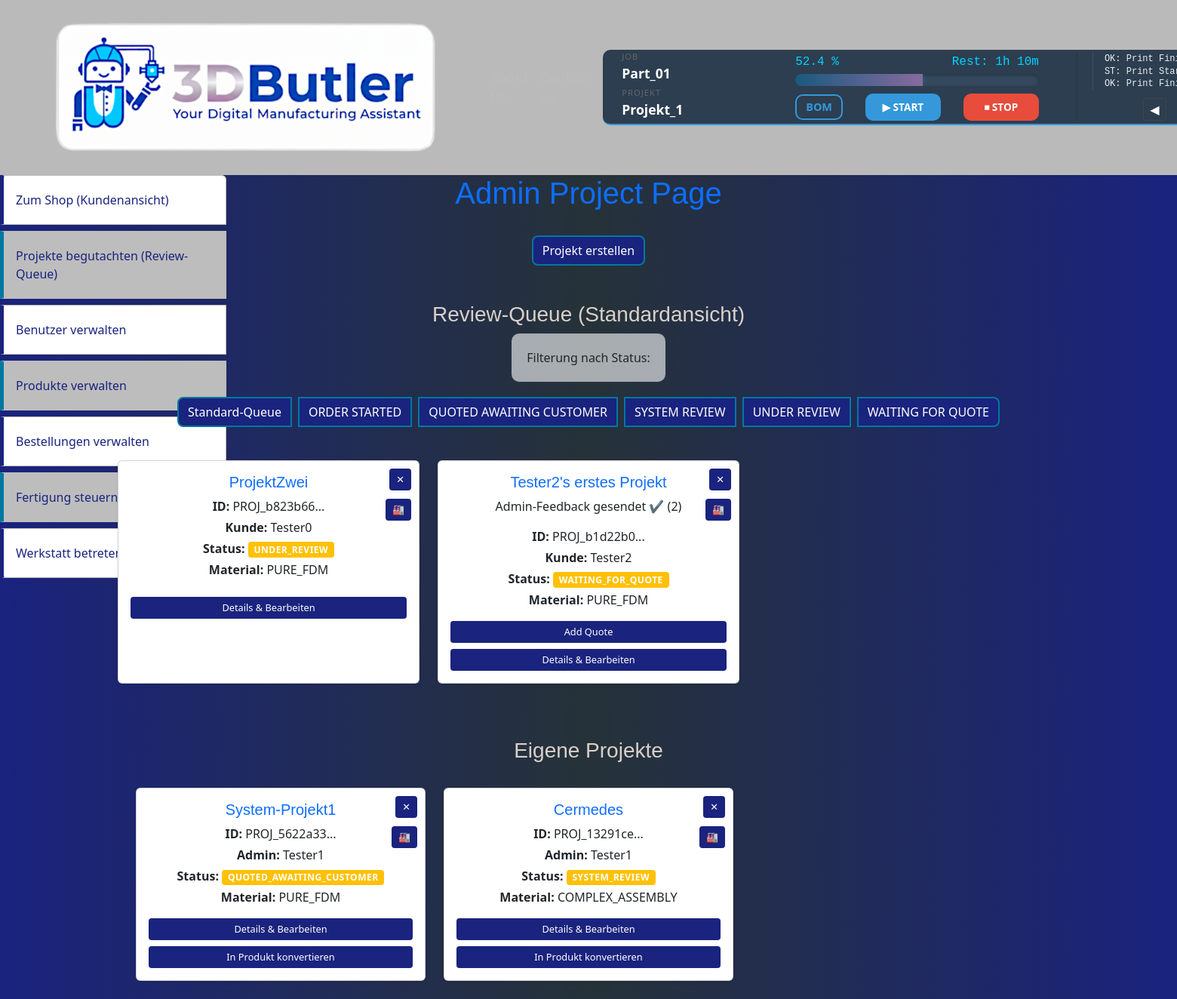
Page /admin/review_projects (signed in) on the committed database.
### tables this page shows
CREATE TABLE "Projects" (
    "ProjectID" TEXT PRIMARY KEY,
    "FileIDs" TEXT NOT NULL,
    "UserID" TEXT NOT NULL,
    "MaterialType" TEXT NOT NULL,
    "ProjectDescription" TEXT,
    "ProjectName" TEXT,
    "ProjectQuantity" INTEGER,
    "Status" TEXT,
    "VolumeCM3" REAL,
    "PrintTimeMin" INTEGER,
    "EstimatedMaterialG" INTEGER,
    "ProfileID" TEXT,
    "MaterialID" TEXT,
    "DateAdded" DATETIME,
    "Priority" INTEGER,
    "FinalQuotePrice" REAL,
    "QuoteDate" TEXT,
    FOREIGN KEY("FileIDs") REFERENCES "Files"("FileID"),
    FOREIGN KEY("UserID") REFERENCES "Users"("UserID")
);

CREATE TABLE "Users" (
        "UserID" TEXT PRIMARY KEY,
        "FirstName" TEXT NOT NULL,
        "LastName" TEXT NOT NULL,
        "Email" TEXT NOT NULL UNIQUE,
        "Phone" TEXT,
        "Gender" INTEGER,
        "Username" TEXT NOT NULL UNIQUE,
        "IsAdmin" INTEGER NOT NULL,
        "IsActive" INTEGER NOT NULL
    );

### website/admin_views.py (the view)
@admin_bp.route('/review_projects', methods=['GET'])
@check_admin
def review_projects():
    filter_status = request.args.get('status')
    print(filter_status)
    customer_projects = project_manager.get_all_projects_for_admin()
    system_projects = [p for p in project_manager.get_all_system_projects()]
    if filter_status:
        projects = [p for p in customer_projects if p['Status'] == filter_status]
        titles = [f"Projekte: {filter_status.replace('_', ' ')}", "Eigene Projekte"]
    else:
        default_review_statuses = ['UNDER_REVIEW', 'WAITING_FOR_QUOTE']
        projects = [p for p in customer_projects if p['Status'] in default_review_statuses]
        titles = ["Review-Queue (Standardansicht)", "Eigene Projekte"]
    all_available_statuses = project_manager.get_all_unique_statuses()
    if not projects and filter_status:
        flash(f"Es wurden keine Projekte mit dem Status '{filter_status.replace('_', ' ')}' gefunden.", 'info')
    return render_template(
        'admin/admin_review_projects.html',
        projects=projects,
        system_projects=system_projects,
        titles=titles,
        current_filter=filter_status,
        available_statuses=all_available_statuses # WICHTIG: Übergibt die Liste an das Template
    )

### website/project_manager.py (called while the page is built)
    def get_all_unique_statuses(self) -> list[str]:      #für das Status-Filter-Dropdown in admin_views.py
        query = "SELECT DISTINCT Status FROM Projects ORDER BY Status"
        results = self._execute_query(query, fetch=True)
        return [row[0] for row in results] if results else []

### website/user.py (called while the page is built)
def check_admin(f):
    @wraps(f)
    def decorated_function(*args, **kwargs):
        user_id = session.get('user_id')
        user = current_app.user_manager.find_user_by_id(user_id)
        if not user or not (user.get('IsAdmin') == 1 and user.get('IsActive') == 1):
            flash("Admin-Rechte erforderlich!", "danger")
            return redirect(url_for('views.home'))
        return f(*args, **kwargs)
    return decorated_function

### website/user_manager.py (called while the page is built)
    def find_user_by_id(self, user_id):
        query = "SELECT IsActive, IsAdmin FROM Users WHERE UserID = ?"
        result = self._execute_query(query, (user_id,), fetch=True)
        if result:
            return {'IsActive': result[0][0], 'IsAdmin': result[0][1]}
        return None

### website/templates/admin/admin_review_projects.html (shortened to what this page needs)
{% extends 'admin/admin_base.html' %}
{% block body %}
<div class="container text-center">
    <h1 class="mb-4 text-primary">Admin Project Page</h1>
    <a href="{{ url_for('admin_views.start_project') }}" class="btn btn-md btn-info mt-2">
        Projekt erstellen
    </a>
    <div class="container mt-5">
        <div class="row">
            <div class="col-12 text-center mb-4">
            <h3>{{ titles[0] }}</h3>
            <p class="site-description">Filterung nach Status:</p>
                <div class="btn-group mb-3 flex-wrap" role="group">
                    <a href="{{ url_for('admin_views.review_projects') }}"
                       class="btn {% if not current_filter %}btn-primary{% else %}btn-outline-primary{% endif %} m-1">
                        Standard-Queue
                    </a>
                    {% for status in available_statuses %}
                    {% set button_class = 'btn-success' if status == current_filter else 'btn-outline-success' %}
                    <a href="{{ url_for('admin_views.review_projects', status=status) }}"
                       class="btn {{ button_class }} m-1">
                        {{ status | replace('_', ' ') }}
                    </a>
                    {% endfor %}
                </div>
            </div>
        </div>
        <div class="container-fluid">
            <div class="row">
                <div class="col-12 col-lg-12">
            {% if projects %}
                <div class="row">
            {% for project in projects %}
                    <div class="col-12 col-md-6 col-lg-4 mb-4">
                        <div class="card shadow-sm h-100">
                            <div class="card-body d-flex flex-column">
                            <h5 class="card-title text-primary">{{ project.ProjectName | default('Unbenanntes Projekt') }}</h5>
                            <button class="btn btn-sm delete-btn" data-project-id="{{ project.ProjectID }}"title="Projekt löschen"
                            style="position: absolute; top: 10px; right: 10px;">
                                &#x2715;
                            </button>
                            <button class="btn btn-sm add-mes-btn" data-project-id="{{ project.ProjectID }}"title="Projekt ins MES laden"
                            style="position: absolute; top: 50px; right: 10px;">
                                &#x1F3ED;
                            </button>
                            {% if project.AdminMessagesSent and project.AdminMessagesSent > 0 %}
                                <span title="{{ project.AdminMessagesSent }} Nachrichten gesendet">
                                   <p>Admin-Feedback gesendet  &#10004; ({{ project.AdminMessagesSent }})</p>
                                </span>
                            {% endif %}
                            <p class="card-text mb-1">
                                <strong>ID:</strong> {{ project.ProjectID | truncate(15) }}
                            </p>
                            <p class="card-text mb-1">
                                <strong>Kunde:</strong> {{ project.CustomerName | truncate(15) }}
                            </p>
                            <p class="card-text mb-1">
                                <strong>Status:</strong> <span class="badge bg-warning">{{ project.Status }}</span>
                            </p>
                            <p class="card-text mb-3">
                                <strong>Material:</strong> {{ project.MaterialType | default('Nicht angegeben') }}
                            </p>
                            {% if project.Status == 'WAITING_FOR_QUOTE' %}
                                <a href="{{ url_for('admin_views.review_final_quote', project_id=project.ProjectID) }}"
                                class="btn btn-sm btn-success mt-auto">
                                    Add Quote
                                </a>
                            {% endif %}
                            <a href="{{ url_for('admin_views.project_details', project_id=project.ProjectID) }}" class="btn btn-sm btn-info mt-2">
                                Details & Bearbeiten
                            </a>
                            </div>
                        </div>
                    </div>
                {% endfor %}
                {% else %}
            <h3 class= "text-center text-muted text-white-50">Keine Projekte in dieser Ansicht gefunden.</h3>
            </div>
            {% endif %}
            </div>
        </div>
    </div>
    <div class="container mt-5">
        <div class="row">
            <div class="col-12 text-center mb-4">
            <h3>{{ titles[1] }}</h3>
            </div>
        </div>
        <div class="container-fluid">
            <div class="row">
                <div class="col-12 col-lg-12">
            {% if system_projects %}
                <div class="row">
            {% for system_project in system_projects %}
                    <div class="col-12 col-md-6 col-lg-4 mb-4">
                        <div class="card shadow-sm h-100">
                            <div class="card-body d-flex flex-column">
                            <h5 class="card-title text-primary">{{ system_project.ProjectName | default('Unbenanntes Projekt') }}</h5>
                            <button class="btn btn-sm delete-btn" data-project-id="{{ system_project.ProjectID }}"title="Projekt löschen"
                            style="position: absolute; top: 10px; right: 10px;">
                                &#x2715;
                            </button>
                            <button class="btn btn-sm add-mes-btn" data-project-id="{{ system_project.ProjectID }}"title="Projekt ins MES laden"
                            style="position: absolute; top: 50px; right: 10px;">
                                &#x1F3ED;
                            </button>
                            <p class="card-text mb-1">
                                <strong>ID:</strong> {{ system_project.ProjectID | truncate(15) }}
                            </p>
                            <p class="card-text mb-1">
                                <strong>Admin:</strong> {{ system_project.AdminName | truncate(15) }}
                            </p>
                            <p class="card-text mb-1">
                                <strong>Status:</strong> <span class="badge bg-warning">{{ system_project.Status }}</span>
                            </p>
                            <p class="card-text mb-3">
                                <strong>Material:</strong> {{ system_project.MaterialType | default('Nicht angegeben') }}
                            </p>
                                <a href="{{ url_for('admin_views.show_quote_pricing', project_id=system_project.ProjectID) }}"
                                class="btn btn-sm btn-success mt-auto mb-2">
                                    Details & Bearbeiten
                                </a>
                            {% if system_project.VolumeCM3 and system_project.PrintTimeMin and system_project.EstimatedMaterialG and system_project.ProfileID and system_project.MaterialID %}
                    <form method="POST" action="{{ url_for('admin_views.convert_to_product', project_id=system_project.ProjectID) }}" class="mt-auto">
                        <button type="submit" class="btn btn-sm btn-success w-100">
                            In Produkt konvertieren
                        </button>
                    </form>
                    {% else %}
                    <p class="text-muted mt-auto">Keine Konversion möglich</p>
                    {% endif %}
                            </div>
                        </div>
                    </div>
                {% endfor %}
                {% else %}
            <h3 class= "text-center text-muted text-white-50">Keine Projekte in dieser Ansicht gefunden.</h3>
            </div>
            {% endif %}
            </div>
        </div>
    </div>
{% endblock %}

### website/static/css/style.css (style rules this page uses)
body { position: relative; overflow-x: hidden; }
body::before { content: ""; position: fixed; top: 0; left: -150%; width: 100%; height: 100%; background: linear-gradient( 120deg, transparent, rgba(128, 216, 255, 0.04) 40%, rgba(255, 255, 255, 0.08) 50%, rgba(128, 216, 255, 0.04) 60%, transparent ); z-index: -1; transform: skewX(-25deg); animation: global-shimmer 12s cubic-bezier(0.4, 0, 0.6, 1) infinite; pointer-events: none; }
h1 { font-family: Verdana, Geneva, Tahoma, sans-serif; color: rgb(217, 209, 201); }
h3 { font-family: Verdana, Geneva, Tahoma, sans-serif; color: rgb(217, 209, 201); }
h5 { font-family: Verdana, Geneva, Tahoma, sans-serif; color: rgb(217, 209, 201); }
.btn { background: #1A237E; border: 2px solid #0078a0; border-radius: 8px; color: #fff; }
.site-description { background-color: rgba(255, 255, 255, 0.6); padding: 20px; border-radius: 10px; display: inline-block; text-align: center; }
.badge { letter-spacing: 0.5px; font-weight: 600; border-radius: 4px; }
.btn-sm { padding: 4px 8px; font-size: 0.8rem; border-radius: 4px; border: 1px solid transparent; cursor: pointer; }

### rows in the picture
Projects: ProjectName "ProjektZwei", ProjectID "PROJ_b823b66...", CustomerName "Tester0", Status "UNDER_REVIEW", MaterialType "PURE_FDM"
Projects: ProjectName "Tester2's erstes Projekt", AdminMessagesSent "2", ProjectID "PROJ_b1d22b0...", CustomerName "Tester2", Status "WAITING_FOR_QUOTE", MaterialType "PURE_FDM"
Projects: ProjectName "System-Projekt1", ProjectID "PROJ_5622a33...", AdminName "Tester1", Status "QUOTED_AWAITING_CUSTOMER", MaterialType "PURE_FDM"
Projects: ProjectName "Cermedes", ProjectID "PROJ_13291ce...", AdminName "Tester1", Status "SYSTEM_REVIEW", MaterialType "COMPLEX_ASSEMBLY"

### other values in the picture
{{ titles[0] }} "Review-Queue (Standardansicht)"
{{ status | replace('_', ' ') }} "ORDER STARTED" "QUOTED AWAITING CUSTOMER" "SYSTEM REVIEW" "UNDER REVIEW" "WAITING FOR QUOTE"
{{ titles[1] }} "Eigene Projekte"
